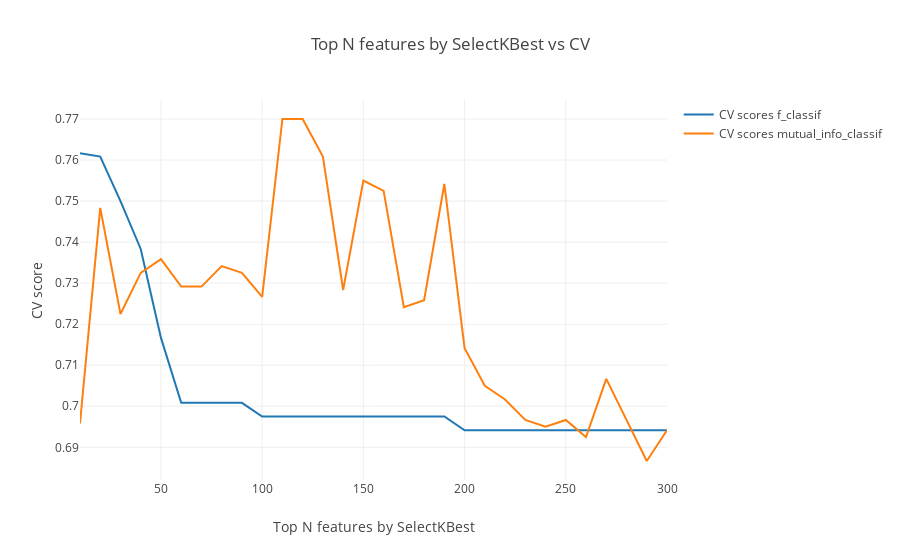

The code cell stored with this chart in its notebook:
### Code cell
data = [go.Scatter(
        x = list(range(10, 301, 10)),
        y = scores_dict['f_classif'],
        name = 'CV scores f_classif'
    ), go.Scatter(
        x = list(range(10, 301, 10)),
        y = scores_dict['mutual_info_classif'],
        name = 'CV scores mutual_info_classif')]
layout = go.Layout(dict(title = "Top N features by SelectKBest vs CV",
                  xaxis = dict(title = 'Top N features by SelectKBest'),
                  yaxis = dict(title = 'CV score'),
                  ))
py.iplot(dict(data=data, layout=layout), filename='basic-line')

### Figure 1 — Plotly figure (JSON) as saved in the notebook; plotly's stock layout.template omitted (floating-point values rounded to 4 significant figures)
{"data": [{"name": "CV scores f_classif", "type": "scatter", "uid": "ddd72bea-57a5-43c9-a591-773e9f6ee5df", "x": [10, 20, 30, 40, 50, 60, 70, 80, 90, 100, 110, 120, 130, 140, 150, 160, 170, 180, 190, 200, 210, 220, 230, 240, 250, 260, 270, 280, 290, 300], "y": [0.7617, 0.7608, 0.75, 0.7383, 0.7167, 0.7008, 0.7008, 0.7008, 0.7008, 0.6975, 0.6975, 0.6975, 0.6975, 0.6975, 0.6975, 0.6975, 0.6975, 0.6975, 0.6975, 0.6942, 0.6942, 0.6942, 0.6942, 0.6942, 0.6942, 0.6942, 0.6942, 0.6942, 0.6942, 0.6942]}, {"name": "CV scores mutual_info_classif", "type": "scatter", "uid": "bc5c86c6-26e1-4ec8-9441-3ea3ef6d8ccd", "x": [10, 20, 30, 40, 50, 60, 70, 80, 90, 100, 110, 120, 130, 140, 150, 160, 170, 180, 190, 200, 210, 220, 230, 240, 250, 260, 270, 280, 290, 300], "y": [0.6958, 0.7483, 0.7225, 0.7325, 0.7358, 0.7292, 0.7292, 0.7342, 0.7325, 0.7267, 0.77, 0.77, 0.7608, 0.7283, 0.755, 0.7525, 0.7242, 0.7258, 0.7542, 0.7142, 0.705, 0.7017, 0.6967, 0.695, 0.6967, 0.6925, 0.7067, 0.6967, 0.6867, 0.6942]}], "layout": {"title": {"text": "Top N features by SelectKBest vs CV"}, "xaxis": {"title": {"text": "Top N features by SelectKBest"}}, "yaxis": {"title": {"text": "CV score"}}}}
